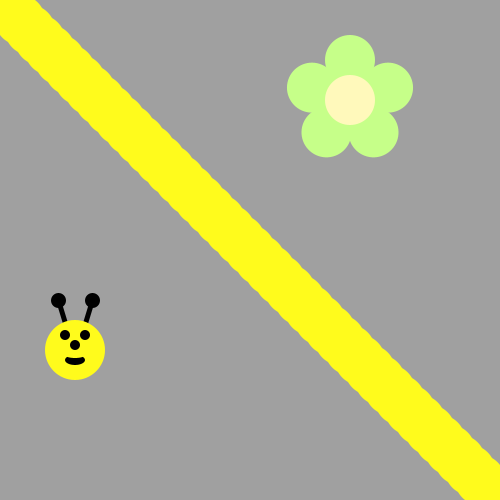
Frame 1 (no input)
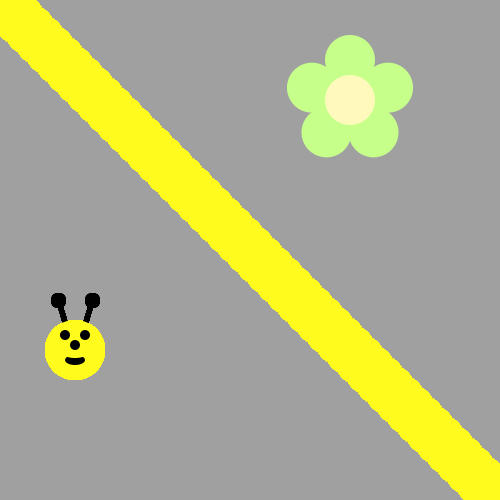
Frame 60 (the mouse pressed at the canvas centre just before this capture)
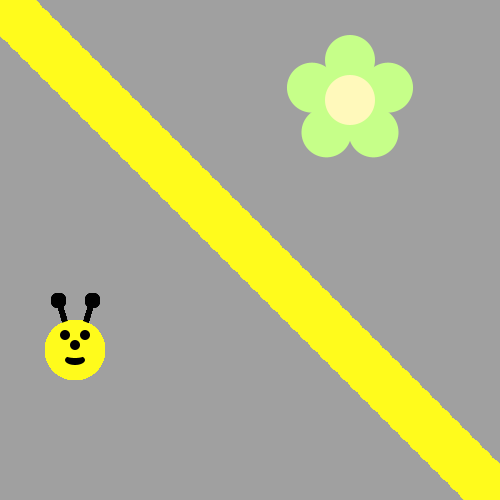
Frame 120 (the mouse held since frame 60 and released just before this capture)

The Processing sketch that drew these frames (run headless with seeded random() and noise(); from frame 60 on, the mouse is pressed at the canvas centre):

// Processing sketch: b
// ── b.pde
void draw() {
/*Use a loop to make a body for the Bee!
Then put his head on using drawBeeFace(x,y)
Use Modulo to make the colors alternate 
*/
     drawBeeFace(75, 350);
     int c = 0;
     for(int i = 0; i < 50; i ++) {
     c = c + 10;
       ellipse(c,c,50,50); 
       fill(255, 251, 28);
     }
}

void drawFlower(int x, int y) {
     noStroke();
     translate(x, y);
     // draw 5 petals, rotating after each one<
     fill(#c6ff89);      // green
      for (int i = 0; i < 5; i++) {
           ellipse(0, -40, 50, 50);
          rotate(radians(72));
     }
     fill(#fff9bb); // light yellow
     ellipse(0, 0, 50, 50);
} 
void drawBeeFace(int BeeFaceX, int BeeFaceY) {
     noStroke();
     fill(0, 0, 0);
     stroke(1);
     strokeWeight(5);
     line(BeeFaceX-10, BeeFaceY-27, BeeFaceX-17, BeeFaceY-50);
     line(BeeFaceX+10, BeeFaceY-27, BeeFaceX+17, BeeFaceY-50);
     ellipse(BeeFaceX-17, BeeFaceY-50, 10, 10);
     ellipse(BeeFaceX+17, BeeFaceY-50, 10, 10);
     noStroke();
     fill(255, 251, 28);
     ellipse(BeeFaceX, BeeFaceY, 60, 60); // face
     fill(255, 237, 209);
     fill(0,0,0);
      ellipse(BeeFaceX-10, BeeFaceY-15, 10, 10); // eyes
     ellipse(BeeFaceX+10, BeeFaceY-15, 10, 10);
      ellipse(BeeFaceX, BeeFaceY-5, 10, 10); // nose
      ellipse(BeeFaceX, BeeFaceY+10, 20, 10);// mouth
     fill(255, 251, 28);
     ellipse(BeeFaceX, BeeFaceY+5, 20, 6);
}

void setup() {
     ellipseMode(CENTER);
     size(500, 500);
     background(160, 160, 160);
      drawFlower(350, 100);
}
